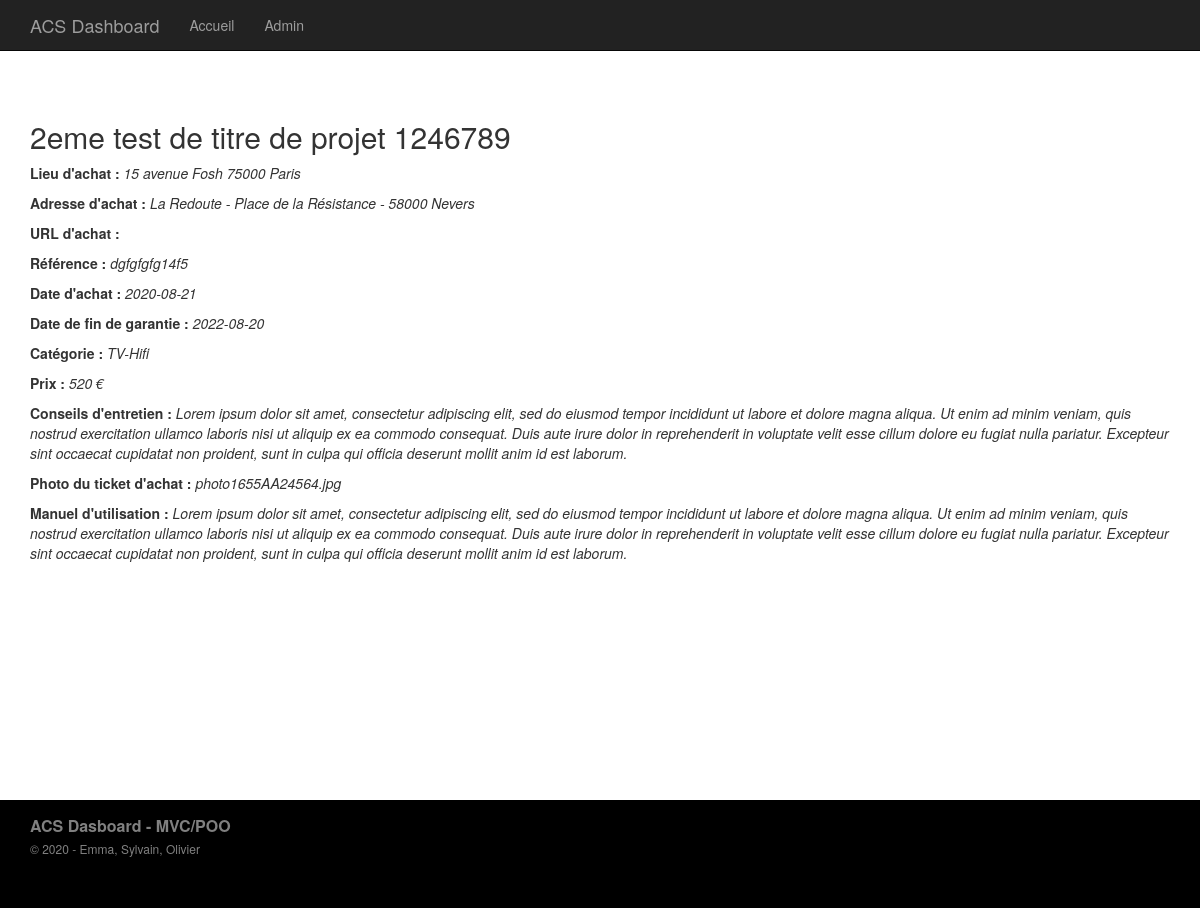
Page /index.php?p=posts.single&id=4 on the earlier database version.
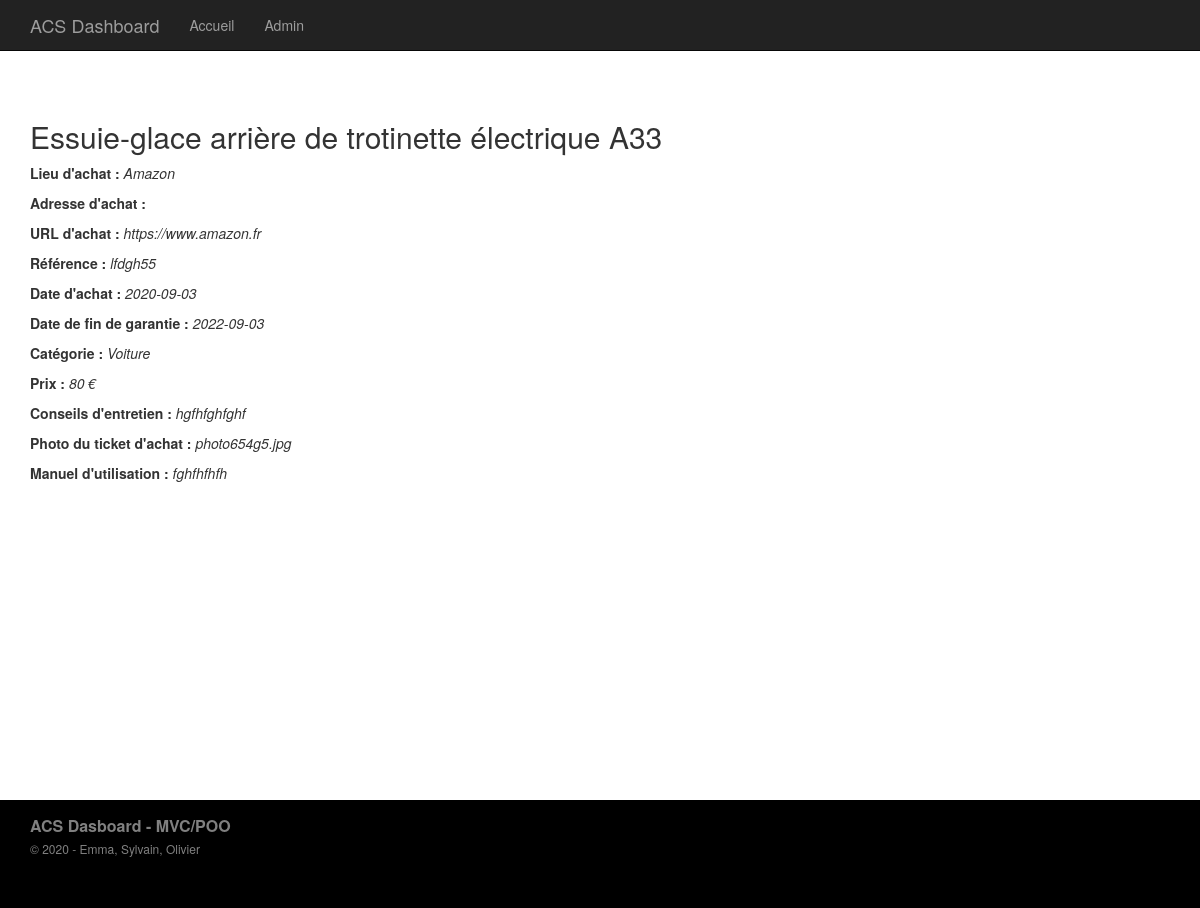
Same page on the later database version.
### tables this page shows
CREATE TABLE IF NOT EXISTS `articles` (
  `id` int(11) NOT NULL AUTO_INCREMENT,
  `titre` varchar(255) DEFAULT NULL,
  `lieuachat` varchar(255) DEFAULT NULL,
  `adresseachat` varchar(255) DEFAULT NULL,
  `urlachat` varchar(255) DEFAULT NULL,
  `ref` varchar(255) NOT NULL,
  `dateachat` varchar(20) NOT NULL,
  `datefingarantie` varchar(20) NOT NULL,
  `category_id` int(11) DEFAULT NULL,
  `prix` int(10) NOT NULL DEFAULT 0,
  `conseilsentretien` longtext DEFAULT NULL,
  `phototicketachat` varchar(255) DEFAULT NULL,
  `manuelutilisation` longtext DEFAULT NULL,
  PRIMARY KEY (`id`)
);

CREATE TABLE IF NOT EXISTS `categories` (
  `id` int(11) NOT NULL AUTO_INCREMENT,
  `titre` varchar(255) DEFAULT NULL,
  PRIMARY KEY (`id`)
);

### core/Controller/Controller.php (called while the page is built, shortened)
<?php
    class Controller
    {
        protected $viewPath;
        protected function render($view, $variables = [])
        {
            extract($variables);
            require($this->viewPath . str_replace('.', '/', $view) . '.php');
        }
    }

### app/Controller/PostsController.php (called while the page is built, shortened)
<?php
    class PostsController extends AppController
    {
        public function single()
        {
            $article = $this->Post->findWitdhCategory($_GET['id']);
            $this->render('posts.single', compact('article'));
        }
    }

### public/index.php (called while the page is built, shortened)
<?php
    if (isset($_GET['p'])) {
        $page = $_GET['p'];
    } else {
        $page = 'posts.index';
    }
    $page = explode('.', $page);
    if ($page[0] == 'admin') {
        $controller = '\App\Controller\Admin\\' . ucfirst($page[1]) . 'Controller';
        $action = $page[2];
    } else {
        $action = $page[1];
    }
    $controller = new $controller();
    $controller->$action();

### core/Table/Table.php (called while the page is built, shortened)
<?php
    class Table
    {
        protected $db;
        public function __construct(Database $db)
        {
            $this->db = $db;
        }
        public function query($statement, $attributes = null, $one = false)
        {
            if ($attributes) {
                return $this->db->prepare(
                    $statement,
                    $attributes,
                    str_replace('Table', 'Entity', get_class($this)),
                    $one
                );
            } else {
                return $this->db->query(
                    $statement,
                    str_replace('Table', 'Entity', get_class($this)),
                     $one
                );
            }
        }
    }

### core/Database/MysqlDatabase.php (called while the page is built, shortened)
<?php
    class MysqlDatabase extends Database
    {
        private $pdo;
        private function getPDO()
        {
            if ($this->pdo === null) {
                $pdo = new PDO('mysql:dbname=mvc-blog;host=localhost', 'root', '');
                $pdo->setAttribute(PDO::ATTR_ERRMODE, PDO::ERRMODE_EXCEPTION);
                $this->pdo = $pdo;
            }
            return $this->pdo;
        }
        public function prepare($statement, $attributes, $class_name = null, $one = false)
        {
            $req = $this->getPDO()->prepare($statement);
            $res = $req->execute($attributes);
            if ($class_name === null) {
                $req->setFetchMode(PDO::FETCH_OBJ);
            } else {
                $req->setFetchMode(PDO::FETCH_CLASS, $class_name);
            }
            if ($one) {
                $datas = $req->fetch();
            }
            else {
                $datas = $req->fetchAll();
            }
            return $datas;
        }
    }

### app/Table/PostTable.php (called while the page is built, shortened)
<?php
    class PostTable extends Table
    {
        public function findWitdhCategory($id)
        {
            return $this->query(
                "
                SELECT articles.id, articles.titre, articles.lieuachat, articles.adresseachat, articles.urlachat, articles.ref, articles.dateachat, articles.datefingarantie, articles.prix, articles.conseilsentretien, articles.phototicketachat, articles.manuelutilisation, categories.titre as categorie
                FROM articles
                LEFT JOIN categories ON category_id = categories.id
                WHERE articles.id = ?
                ORDER BY articles.id DESC",
                [$id],
                true
            );
        }
    }

### app/Autoloader.php (called while the page is built, shortened)
<?php
  class Autoloader
  {
      public static function autoload($class)
      {
          if (strpos($class, __NAMESPACE__ . '\\') === 0) {
              $class = str_replace(__NAMESPACE__ . '\\', '', $class);
              $class = str_replace('\\', '/', $class);
          }
      }
  }

### core/Autoloader.php (called while the page is built, shortened)
<?php
  class Autoloader
  {
      public static function autoload($class)
      {
          if (strpos($class, __NAMESPACE__ . '\\') === 0) {
              $class = str_replace(__NAMESPACE__ . '\\', '', $class);
              $class = str_replace('\\', '/', $class);
          }
      }
  }

### app/Views/posts/single.php (the view)
<h2><?= $article->titre; ?></h2>
<p><b>Lieu d'achat : </b><em><?= $article->lieuachat; ?></em></p>
<p><b>Adresse d'achat : </b><em><?= $article->adresseachat; ?></em></p>
<p><b>URL d'achat : </b><em><?= $article->urlachat; ?></em></p>
<p><b>Référence : </b><em><?= $article->ref; ?></em></p>
<p><b>Date d'achat : </b><em><?= $article->dateachat; ?></em></p>
<p><b>Date de fin de garantie : </b><em><?= $article->datefingarantie; ?></em></p>
<p><b>Catégorie : </b><em><?= $article->categorie; ?></em></p>
<p><b>Prix : </b><em><?= $article->prix; ?> €</em></p>
<p><b>Conseils d'entretien : </b><em><?= $article->conseilsentretien; ?></em></p>
<p><b>Photo du ticket d'achat : </b><em><?= $article->phototicketachat; ?></em></p>
<p><b>Manuel d'utilisation : </b><em><?= $article->manuelutilisation; ?></em></p>

Differences in the rows shown:
changed articles: titre "2eme test de titre de projet 1246789" → "Essuie-glace arrière de trotinette électrique A33"; lieuachat "15 avenue Fosh 75000 Paris" → "Amazon"; urlachat (not shown) → "https://www.amazon.fr"; ref "dgfgfgfg14f5" → "lfdgh55"; dateachat "2020-08-21" → "2020-09-03"; datefingarantie "2022-08-20" → "2022-09-03"; category.titre "TV-Hifi" → "Voiture"; prix "520" → "80"; conseilsentretien "Lorem ipsum dolor sit amet, consectetur adipiscing elit, sed do eiusmod tempor incididunt ut labore et dolore magna aliqua. Ut enim ad minim veniam, quis nostrud exercitation ullamco laboris nisi ut aliquip ex ea commodo consequat. Duis aute irure dolor in reprehenderit in voluptate velit esse cillum dolore eu fugiat nulla pariatur. Excepteur sint occaecat cupidatat non proident, sunt in culpa qui officia deserunt mollit anim id est laborum." → "hgfhfghfghf"; phototicketachat "photo1655AA24564.jpg" → "photo654g5.jpg"; manuelutilisation "Lorem ipsum dolor sit amet, consectetur adipiscing elit, sed do eiusmod tempor incididunt ut labore et dolore magna aliqua. Ut enim ad minim veniam, quis nostrud exercitation ullamco laboris nisi ut aliquip ex ea commodo consequat. Duis aute irure dolor in reprehenderit in voluptate velit esse cillum dolore eu fugiat nulla pariatur. Excepteur sint occaecat cupidatat non proident, sunt in culpa qui officia deserunt mollit anim id est laborum." → "fghfhfhfh"; adresseachat "La Redoute - Place de la Résistance - 58000 Nevers" → (not shown)
